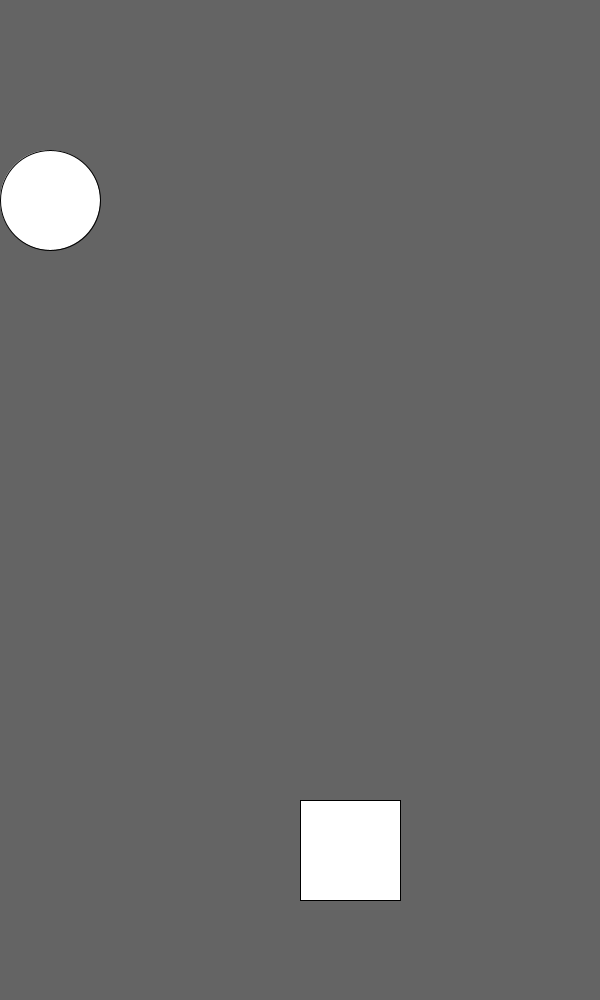
Frame 1 (no input)
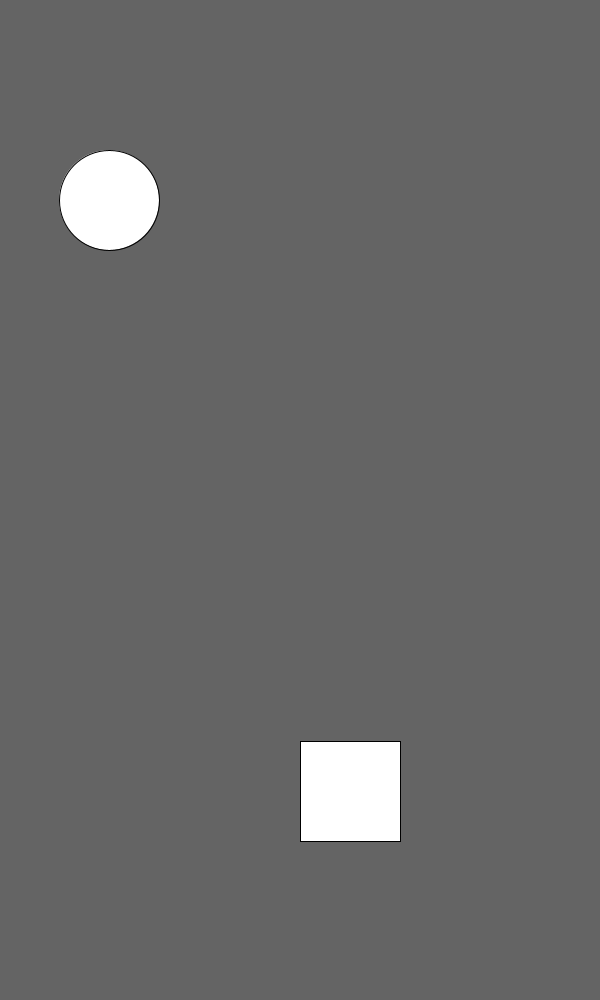
Frame 60 (the mouse pressed at the canvas centre just before this capture)
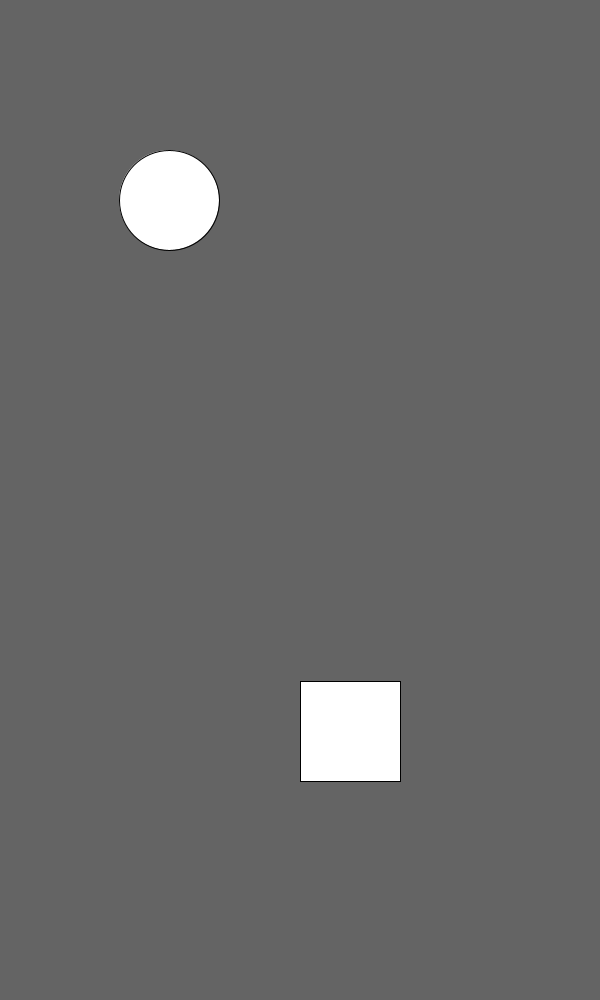
Frame 120 (the mouse held since frame 60 and released just before this capture)

The Processing sketch that drew these frames (run headless with seeded random() and noise(); from frame 60 on, the mouse is pressed at the canvas centre):

// Processing sketch: variables_practice
// ── variables_practice.pde
int harry = 50;
int teddy = 800;

void setup() {
  size (600, 1000);
}

void draw() {
  background(100, 100, 100);
  circle(harry, 200, 100);
  harry = harry + 1;
  rect(300, teddy, 100, 100);
  teddy = teddy - 1;
}
